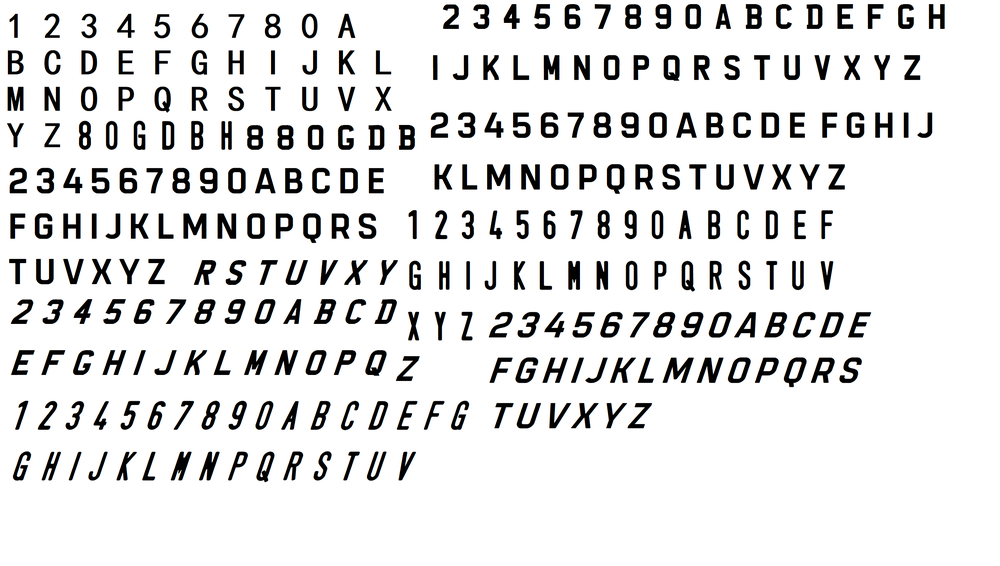
#> input picture Code and algorithm/Raspberry Pi/trainKNN/font_chu.png, 1000 x 566 px, shrunk from 2664 x 1508 before the run
$ python -i util2.py   (imports and definitions only)
#> lines starting #> are read from the running program, lines starting #| are printed output that depends on the picture; after the words box and inside, x2 and y2 are one past the last pixel; in counts of white or black regions, pixels touching at a corner belong together
#> further down, picture is the input picture: shape (566, 1000, 3); mean B, G, R 226.8, 226.8, 226.8
import cv2
import numpy as np
import matplotlib.pyplot as plt

# module level variables ##########################################################################
GAUSSIAN_SMOOTH_FILTER_SIZE = (5, 5) #kích cỡ càng to thì càng mờ
ADAPTIVE_THRESH_BLOCK_SIZE = 19
ADAPTIVE_THRESH_WEIGHT = 9

###################################################################################################
def preprocess(imgOriginal):

    imgGrayscale = extractValue(imgOriginal)
    # imgGrayscale = cv2.cvtColor(imgOriginal,cv2.COLOR_BGR2GRAY) nên dùng hệ màu HSV
    # Trả về giá trị cường độ sáng ==> ảnh gray
    imgMaxContrastGrayscale = maximizeContrast(imgGrayscale) #để làm nổi bật biển số hơn, dễ tách khỏi nền
    # plt.title("maximal contrast gray scale")
    # plt.imshow(cv2.cvtColor(imgMaxContrastGrayscale, cv2.COLOR_BGR2RGB))
    # plt.show()
    height, width = imgGrayscale.shape

    imgBlurred = np.zeros((height, width, 1), np.uint8)
    imgBlurred = cv2.GaussianBlur(imgMaxContrastGrayscale, GAUSSIAN_SMOOTH_FILTER_SIZE, 0)
    # [4 lines of commented-out code are left out]

    imgThresh = cv2.adaptiveThreshold(imgBlurred, 255.0, cv2.ADAPTIVE_THRESH_GAUSSIAN_C, cv2.THRESH_BINARY_INV, ADAPTIVE_THRESH_BLOCK_SIZE, ADAPTIVE_THRESH_WEIGHT)

    #Tạo ảnh nhị phân
    return imgGrayscale, imgThresh
#Trả về ảnh xám và ảnh nhị phân
# end function

###################################################################################################
def extractValue(imgOriginal):
    height, width, _ = imgOriginal.shape
#> height = 566; width = 1000
    imgHSV = np.zeros((height, width, 3), np.uint8)
    imgHSV = cv2.cvtColor(imgOriginal, cv2.COLOR_BGR2HSV)
#> imgHSV: shape (566, 1000, 3); mean H, S, V 9, 11.7, 228

    imgHue, imgSaturation, imgValue = cv2.split(imgHSV)
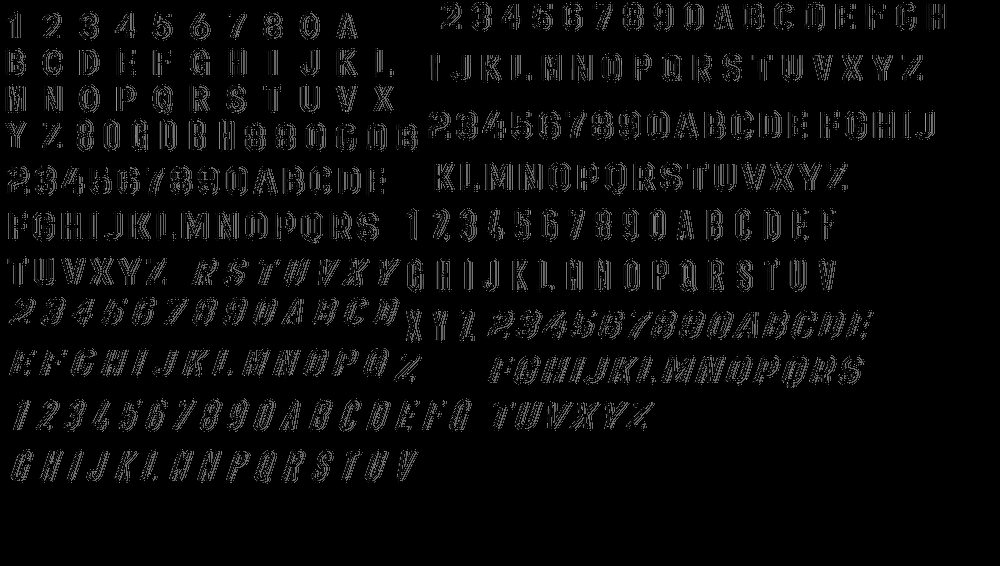
#> imgHue: shape (566, 1000); min 0, max 178, mean 9
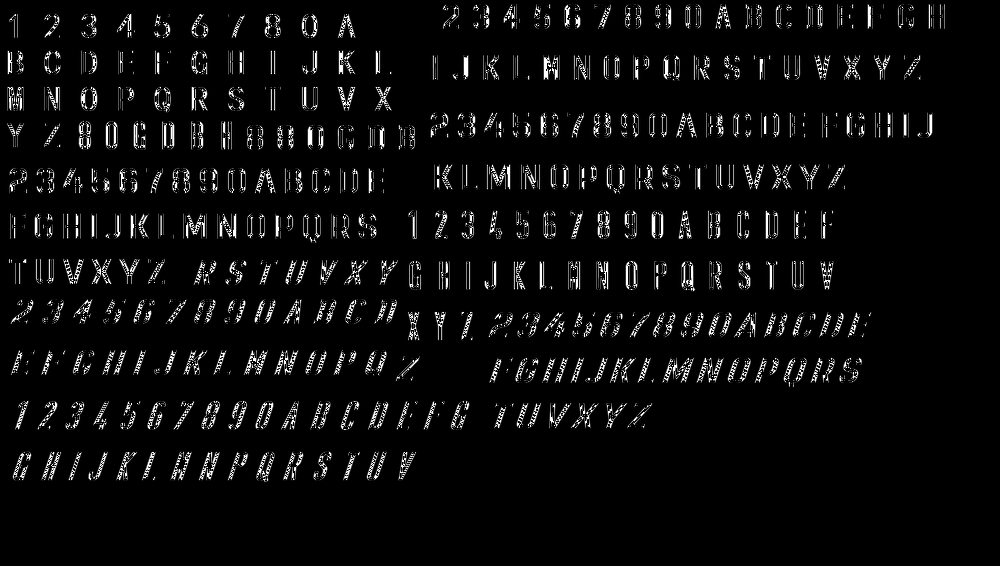
#> imgSaturation: shape (566, 1000); min 0, max 255, mean 11.7

    #màu sắc, độ bão hòa, giá trị cường độ sáng
    #Không chọn màu RBG vì vd ảnh màu đỏ sẽ còn lẫn các màu khác nữa nên khó xđ ra "một màu"
    return imgValue
# end function

###################################################################################################
def maximizeContrast(imgGrayscale):
    #Làm cho độ tương phản lớn nhất
    height, width = imgGrayscale.shape
#> height = 566; width = 1000

    imgTopHat = np.zeros((height, width, 1), np.uint8)
    imgBlackHat = np.zeros((height, width, 1), np.uint8)
    structuringElement = cv2.getStructuringElement(cv2.MORPH_RECT, (3, 3)) #tạo bộ lọc kernel

    imgTopHat = cv2.morphologyEx(imgGrayscale, cv2.MORPH_TOPHAT, structuringElement, iterations = 10) #nổi bật chi tiết sáng trong nền tối
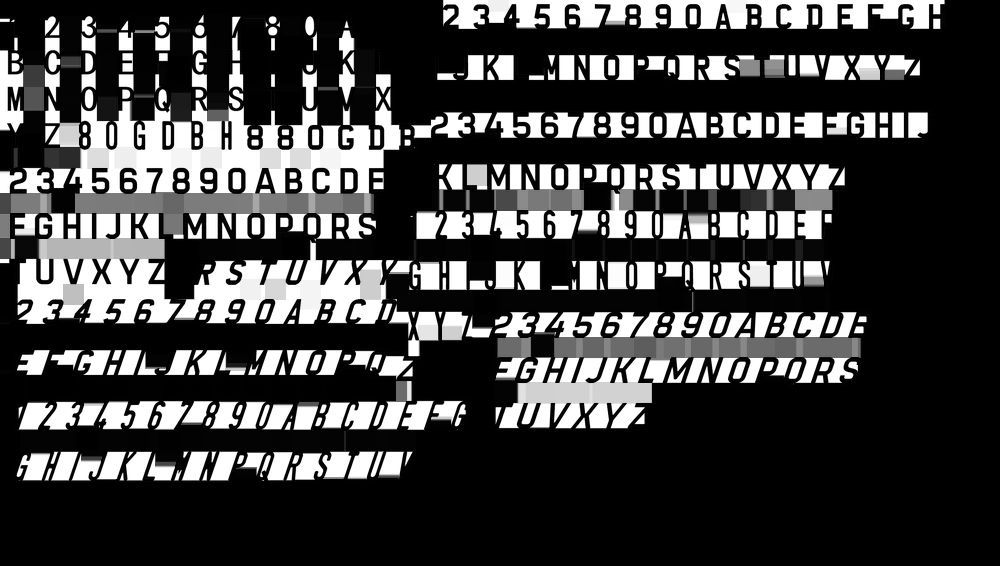
#> imgTopHat: shape (566, 1000); min 0, max 255, mean 66
    imgBlackHat = cv2.morphologyEx(imgGrayscale, cv2.MORPH_BLACKHAT, structuringElement, iterations = 10) #Nổi bật chi tiết tối trong nền sáng
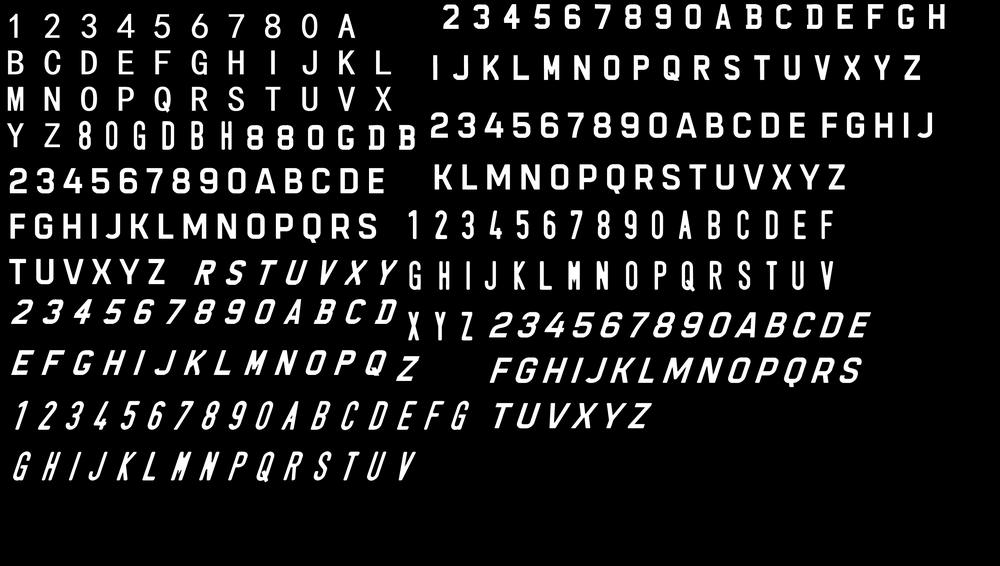
#> imgBlackHat: shape (566, 1000); min 0, max 255, mean 27
    imgGrayscalePlusTopHat = cv2.add(imgGrayscale, imgTopHat)
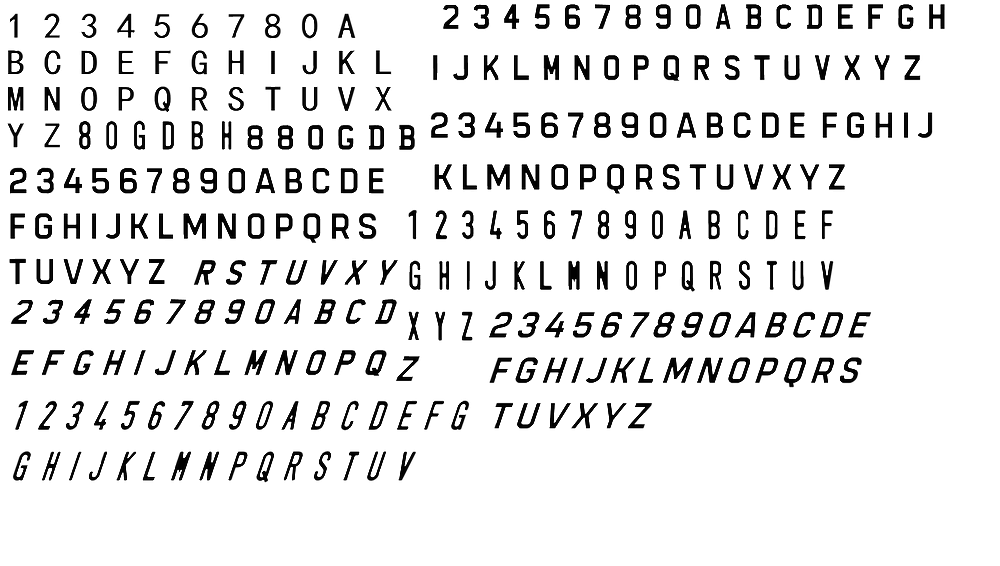
#> imgGrayscalePlusTopHat: shape (566, 1000); min 0, max 255, mean 231.3
    imgGrayscalePlusTopHatMinusBlackHat = cv2.subtract(imgGrayscalePlusTopHat, imgBlackHat)
    #Kết quả cuối là ảnh đã tăng độ tương phản
    return imgGrayscalePlusTopHatMinusBlackHat


# end function

>>> import cv2
>>> picture = cv2.imread('trainKNN/font_chu.png')
>>> result = preprocess(picture)
#> in preprocess, `imgBlurred = cv2.GaussianBlur(imgMaxContrastGrayscale, GAUSSIAN_SMOOTH..`:
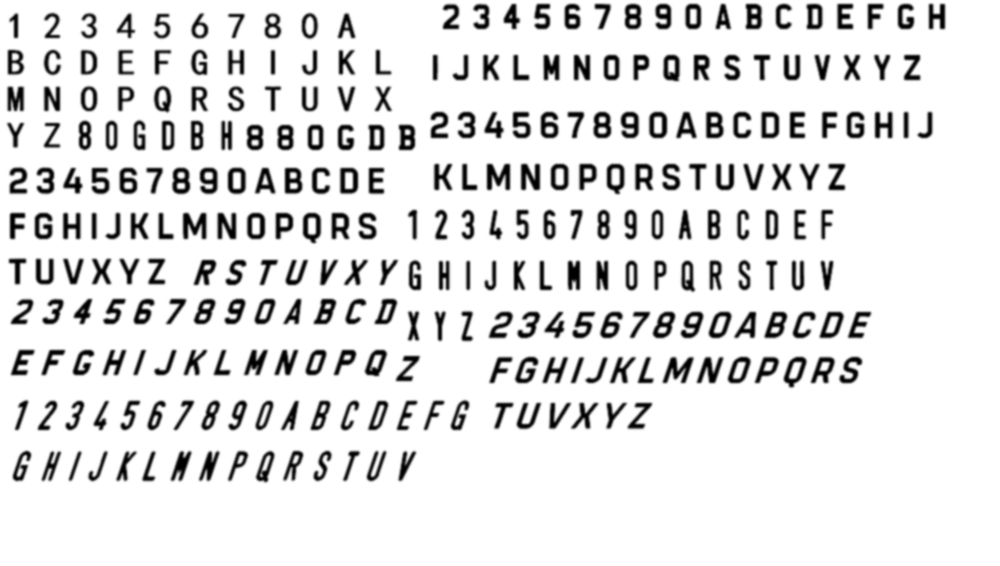
#> imgBlurred: shape (566, 1000); min 0, max 255, mean 226
#> in preprocess, `imgThresh = cv2.adaptiveThreshold(imgBlurred, 255.0, cv2.ADAPTIVE_THRE..`:
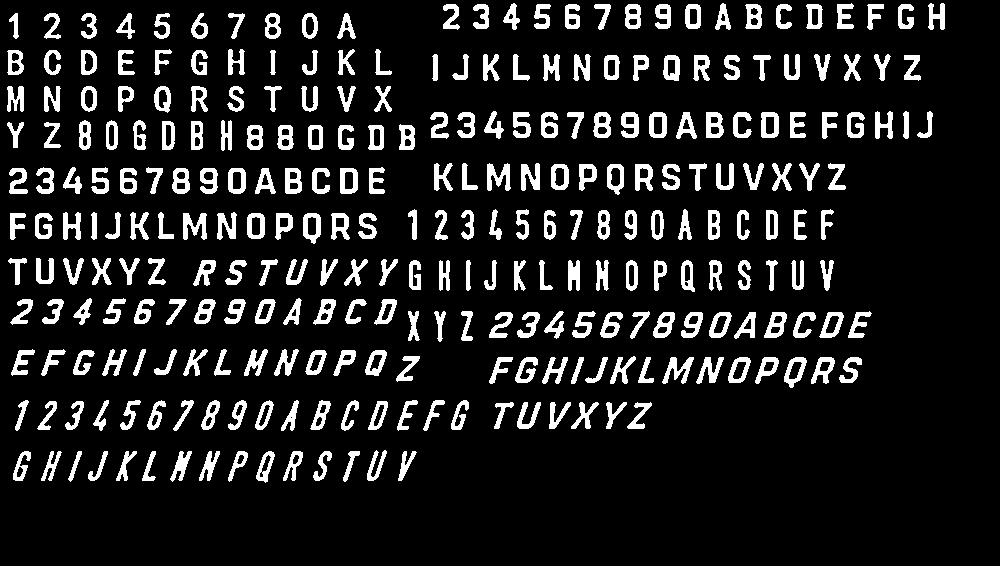
#> imgThresh: shape (566, 1000); 12.2% white; 283 white regions, largest, box (x1, y1, x2, y2) and area: (487, 163, 511, 191) 381, (662, 357, 694, 384) 379, (183, 213, 207, 240) 378
